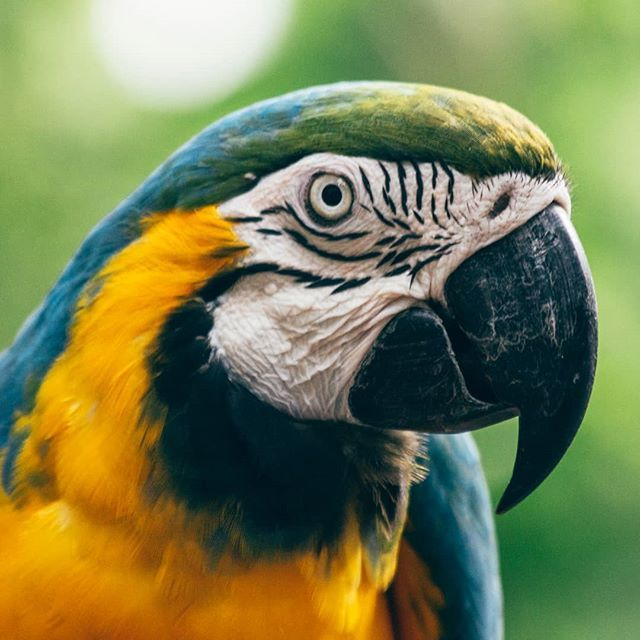
#> input picture Intensity Transformations/arara2.jpg, 640 x 640 px, found by its file name
$ jupyter execute 'Transformações de intensidade.ipynb'
#> lines starting #> are read from the running program, lines starting #| are printed output that depends on the picture
# Transformações de intensidade

Autor: Almir Soares Firmo Filho

Neste notebook eu apresento algumas transformações de intensidade que podem ser realizadas com imagens:

- Negativo da imagem;
- Transformações logarítmicas (log e log-inversa)
- Transformações Gama.

[cell 1]
import cv2
import numpy as np
import matplotlib.pyplot as plt

[cell 2]
input_image = cv2.imread('arara2.jpg', cv2.IMREAD_GRAYSCALE)
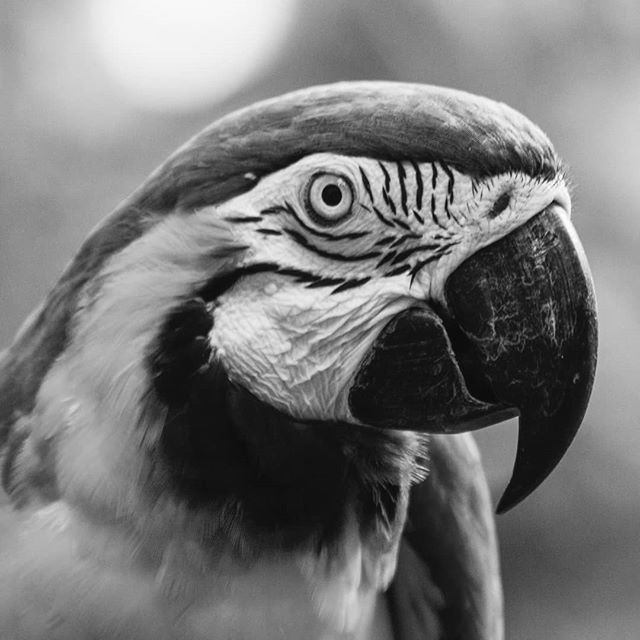
#> input_image: shape (640, 640); min 0, max 255, mean 119.8

plt.title('Input image')
plt.imshow(input_image,'gray')
plt.show()

## Negativo da imagem

Fórmula para o cálculo do negativo de uma imagem:

$$s = L-1-r$$

[cell 3]
L=256

#Definição do eixo x
x_neg = np.arange(0,L)

#Cálculo da transformação negativa
y_neg = L-1-x_neg

#Plot dos resultados
plt.plot(x_neg, y_neg)
plt.show()
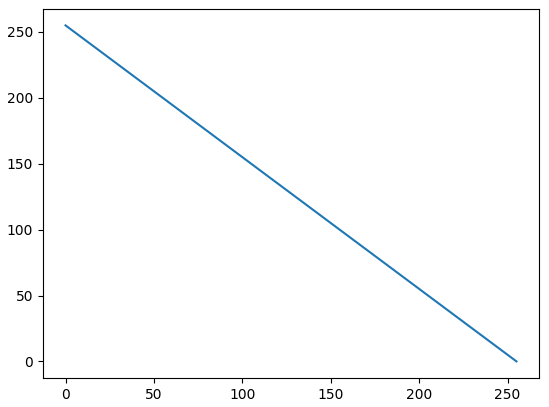
#> figure drawn by matplotlib, 1 panel; curve peaks at x = 0, y = 255

[cell 4]
#Quantidade de tons de cinza disponíveis
L = 256

negative_image = input_image.copy()

#Cálculo do negativo da imagem
negative_image = L-1-input_image
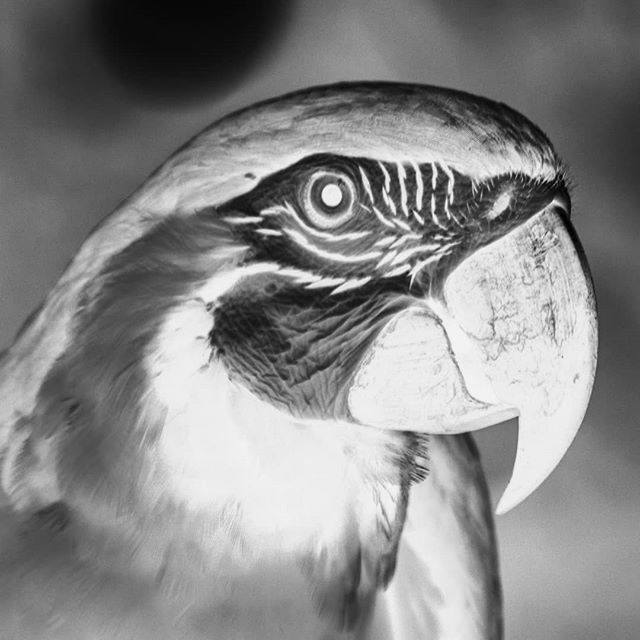
#> negative_image: shape (640, 640); min 0, max 255, mean 135.2

#Plot da imagem original ao lado do negativo
fig,ax = plt.subplots(1,2)
plt.subplot(121),plt.imshow(input_image,'gray')
plt.subplot(122),plt.imshow(negative_image, 'gray')
plt.show()
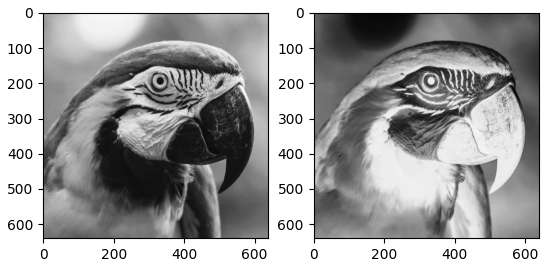
#> figure drawn by matplotlib, 2 panels

## Transformações logarítmicas

Fórmula para o cálculo do log de uma imagem:

$$s = c\log{(1+r)}$$

[cell 5]
#Definição do eixo x
x_log = np.arange(0,L)

#Cálculo dos fatores de ajuste à faixa de tons de cinza
c_log = (L-1)/np.log(L/1)
c_inv = (L-1)/np.exp(L/30)

#Cálculo da transformação log e log-inversa
y_log = c_log*np.log(1+x_log/1)
y_inv = c_inv*np.exp(x_log/(30))

#Plot dos resultados
fig,ax = plt.subplots(1,2)
plt.subplot(121),plt.plot(x_log, y_log)
plt.subplot(122),plt.plot(x_log, y_inv)
plt.show()
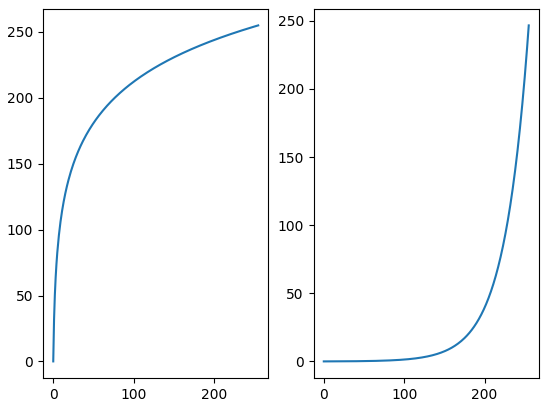
#> figure drawn by matplotlib, 2 panels; panel 1: curve peaks at x = 255, y = 255; panel 2: curve peaks at x = 255, y = 246.6

[cell 6]
log_image = input_image.copy()

#Fator de conversão para range de valores de cinza
c = (L-1)/np.log(L/1)

#Cálculo do log da imagem de entrada
log_image = np.round(c*np.log(1+input_image/1))
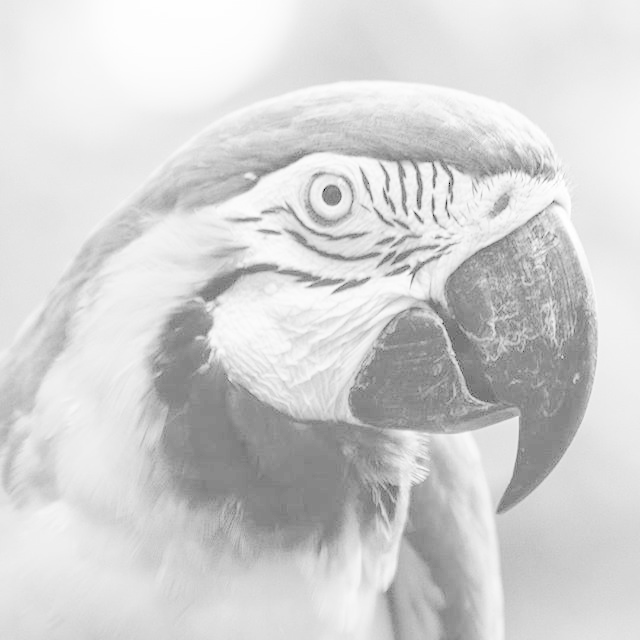
#> log_image: shape (640, 640) float64; min 0, max 255, mean 210.2

#Adequação do tipo de array para plot
log_image = log_image.astype(int)

#Plot da imagem original ao lado do log
fig,ax = plt.subplots(1,2)
plt.subplot(121),plt.imshow(input_image,'gray'),plt.title('Original')
plt.subplot(122),plt.imshow(log_image, 'gray'),plt.title('Log')
plt.show()

[cell 7]
log_inv_image = input_image.copy()

#Fator de conversão para range de valores de cinza
c_log_inv = (L-1)/np.log(L/30)

#Cálculo do log da imagem de entrada
log_inv_image = np.round(c_log_inv*np.exp(input_image/30))
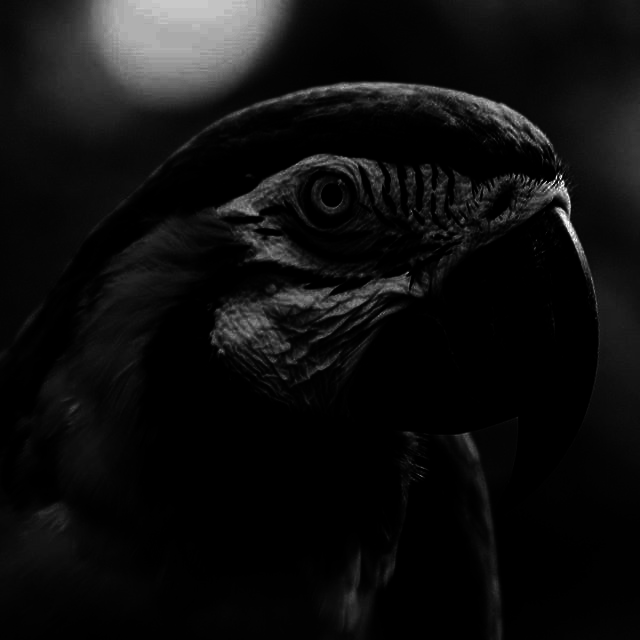
#> log_inv_image: shape (640, 640) float64; min 119, max 584551, mean 35540.9; drawn with min black and max white

#Adequação do tipo de array para plot
log_inv_image = log_inv_image.astype(int)

#Plot da imagem original ao lado do log-inversa
fig,ax = plt.subplots(1,2)
plt.subplot(121),plt.imshow(input_image,'gray'),plt.title('Original')
plt.subplot(122),plt.imshow(log_inv_image, 'gray'),plt.title('Log-inversa')
plt.show()

A imagem aparenta estar mais clara na transformação log porque os tons escuros foram mapeados para uma faixa mais ampla de valores. Já na imagem com a transformação log-inversa é verificado o exato oposto.

## Transformações Potência de n (Gama)

Fórmula geral para transformações Gama:

$$s = c(r+\epsilon)^{\gamma}$$

[cell 8]
L=256

#Definição do eixo x
x_gama = np.arange(0,L)

#Definição dos parâmetros da transformação gama
gama1 = 0.5
gama2 = 2
eps_gama = 0
c_gama1 = (L-1)**(1-gama1)
c_gama2 = (L-1)**(1-gama2)

#Cálculo da transformação gama
y_gama1 = c_gama1*(x_gama+eps_gama)**gama1
y_gama2 = c_gama2*(x_gama+eps_gama)**gama2

#Plot dos resultados
fig,ax = plt.subplots(1,1)
ax.plot(x_gama, y_gama1, label='gama=0.5')
ax.plot(x_gama, y_gama2, label='gama=2')
ax.legend(loc='best', frameon=False)
plt.show()
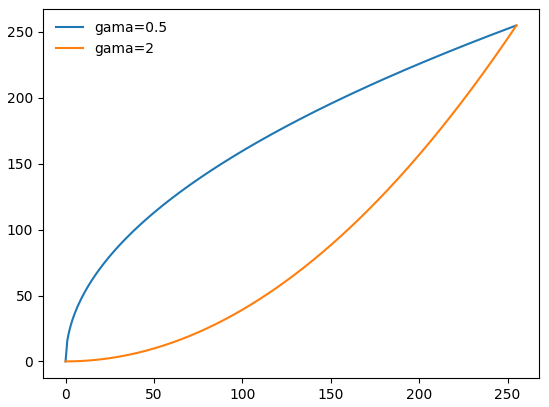
#> figure drawn by matplotlib, 1 panel; curve peaks at x = 255, y = 255; curve peaks at x = 255, y = 255

[cell 9]
gama_image = input_image.copy()

#Fator de conversão para range de valores de cinza
gama = 0.2
gama2 = 5.
c_gama1 = (L-1)**(1-gama1)
c_gama2 = (L-1)**(1-gama2)
eps_gama = 0

#Cálculo do gama
gama_image1 = np.round(c_gama1*np.power(input_image+eps_gama,gama1))
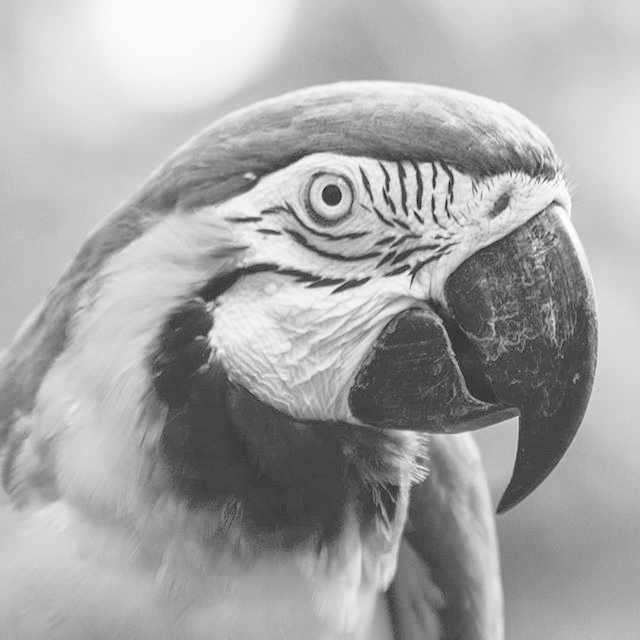
#> gama_image1: shape (640, 640) float64; min 0, max 255, mean 166.5
gama_image2 = np.round(c_gama2*np.power(input_image+eps_gama,gama2))
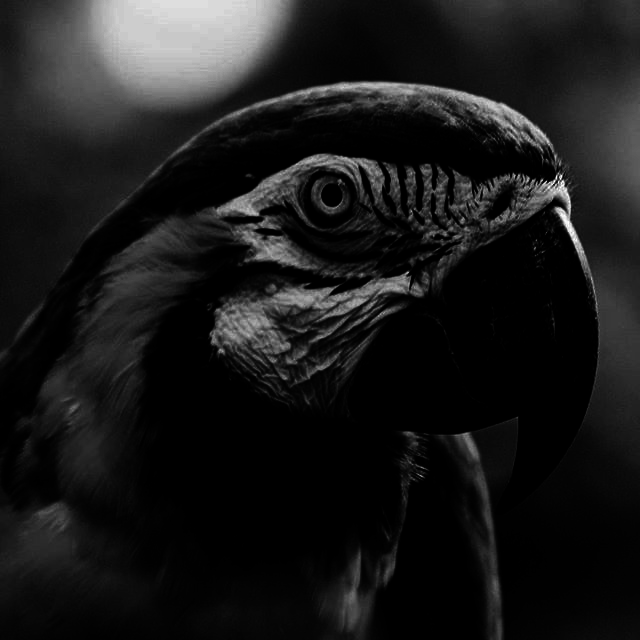
#> gama_image2: shape (640, 640) float64; min 0, max 255, mean 25.8

#Adequação do tipo de array para plot
gama_image1 = gama_image1.astype(int)
gama_image2 = gama_image2.astype(int)

#Plot da imagem original ao lado do log-inversa
fig,ax = plt.subplots(1,3)
plt.subplot(131),plt.imshow(input_image,'gray'),plt.title('Original')
plt.subplot(132),plt.imshow(gama_image1, 'gray'),plt.title('Gama = 0.2')
plt.subplot(133),plt.imshow(gama_image2, 'gray'),plt.title('Gama = 5')
plt.show()

$ run again, with Intensity Transformations/low_contrast2.jpg copied over Intensity Transformations/arara2.jpg
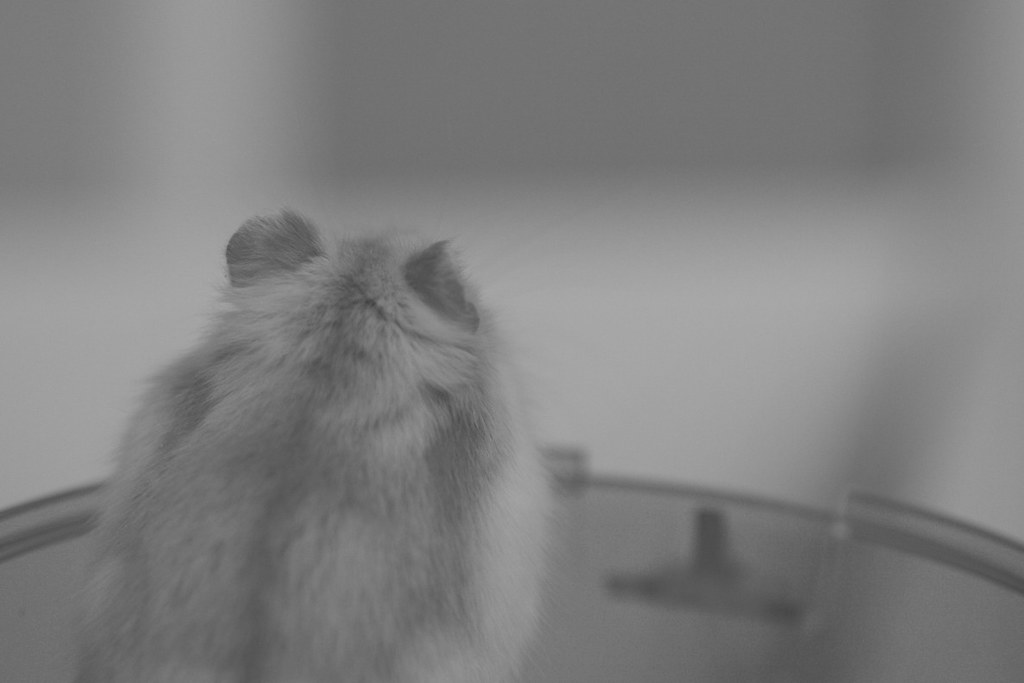
#> input picture Intensity Transformations/low_contrast2.jpg, 1024 x 683 px, found by its file name
#> input_image is the input picture: shape (683, 1024); min 65, max 169, mean 127
#> `log_inv_image = np.round(c_log_inv*np.exp(input_image/30))`:
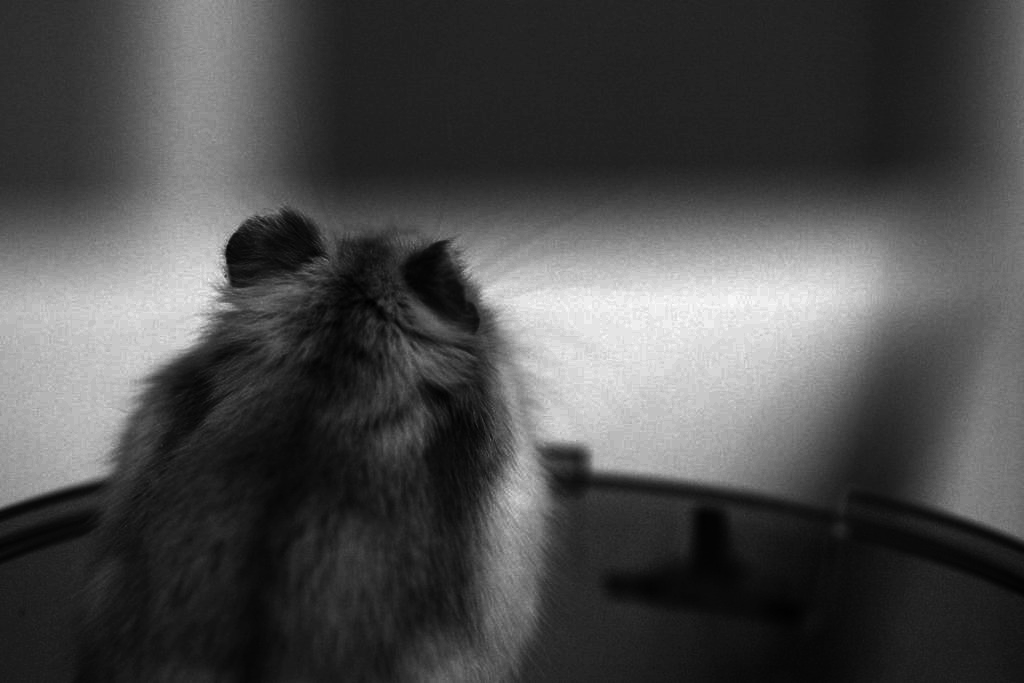
#> log_inv_image: shape (683, 1024) float64; min 1038, max 33254, mean 10564.2; drawn with min black and max white
#> `gama_image1 = np.round(c_gama1*np.power(input_image+eps_gama,gama1))`:
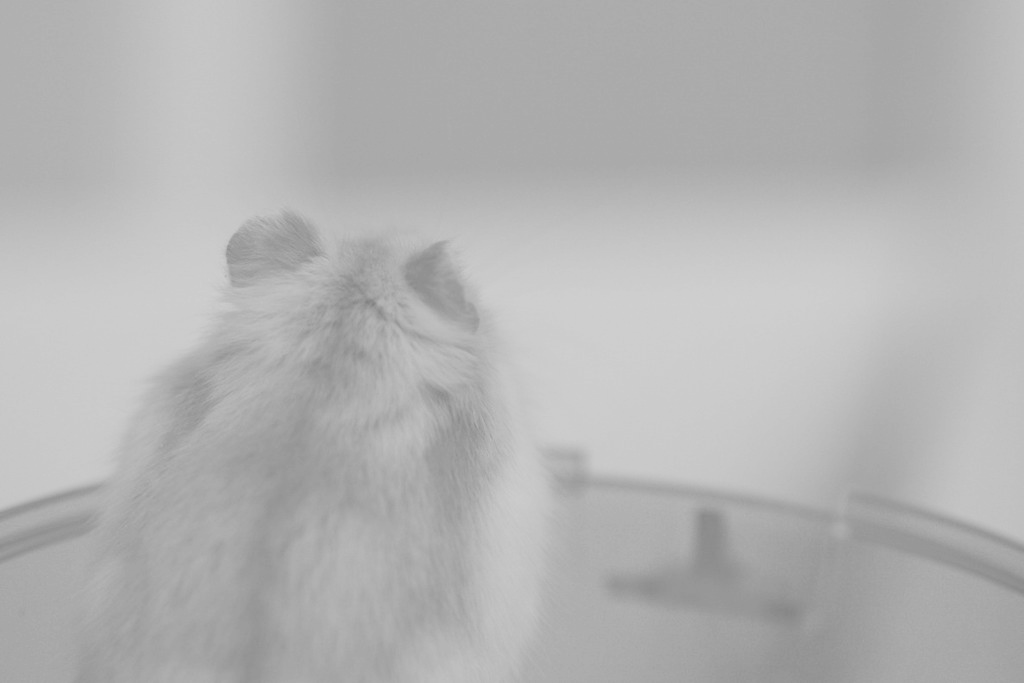
#> gama_image1: shape (683, 1024) float64; min 129, max 208, mean 179.3

$ run again, with Intensity Transformations/biel.png saved as Intensity Transformations/arara2.jpg
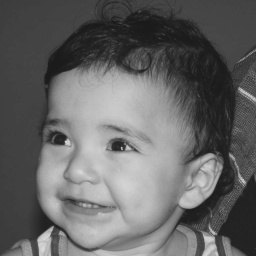
#> input picture Intensity Transformations/biel.png, 256 x 256 px, found by its file name
#> input_image is the input picture: shape (256, 256); min 22, max 220, mean 100.9
#> `gama_image2 = np.round(c_gama2*np.power(input_image+eps_gama,gama2))`:
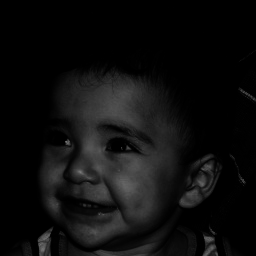
#> gama_image2: shape (256, 256) float64; min 0, max 122, mean 13.8
